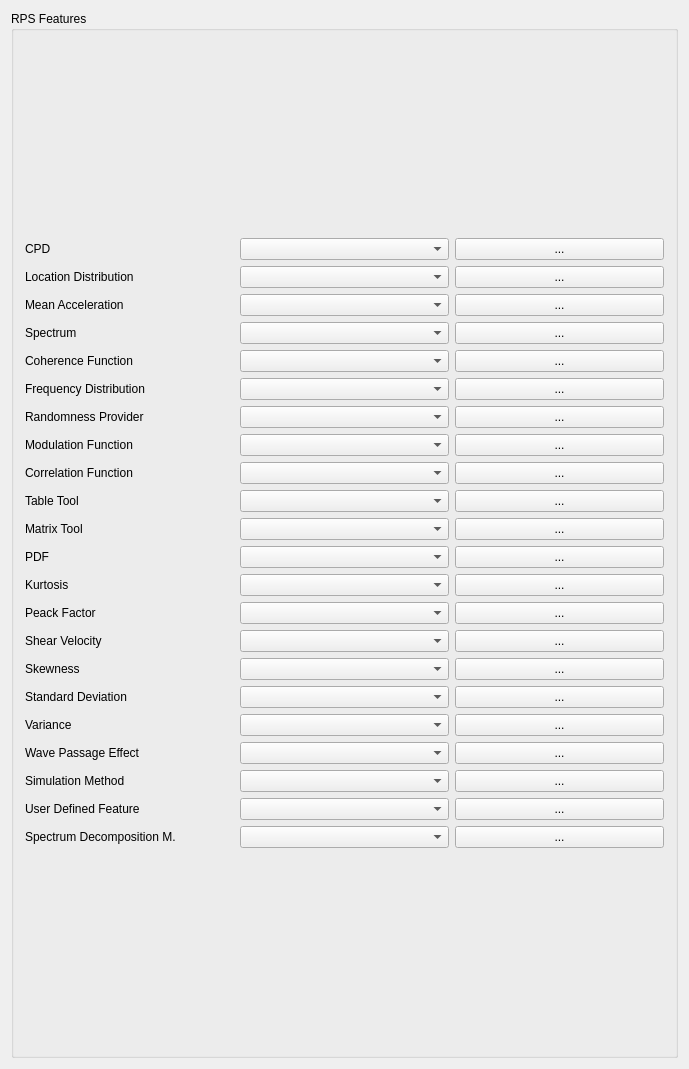
<?xml version="1.0" encoding="UTF-8"?>
<ui version="4.0">
 <class>SeismicLabGui::DlgSeismicLabFeatures</class>
 <widget class="QWidget" name="SeismicLabGui::DlgSeismicLabFeatures">
  <property name="geometry">
   <rect>
    <x>0</x>
    <y>0</y>
    <width>689</width>
    <height>1069</height>
   </rect>
  </property>
  <property name="windowTitle">
   <string>SeismicLab Features</string>
  </property>
  <property name="sizeGripEnabled" stdset="0">
   <bool>true</bool>
  </property>
  <layout class="QGridLayout" name="gridLayout">
   <item row="0" column="0">
    <widget class="QGroupBox" name="RotationGB">
     <property name="sizePolicy">
      <sizepolicy hsizetype="MinimumExpanding" vsizetype="Preferred">
       <horstretch>0</horstretch>
       <verstretch>0</verstretch>
      </sizepolicy>
     </property>
     <property name="toolTip">
      <string>Use custom vector for pad direction otherwise
the sketch plane's normal vector will be used</string>
     </property>
     <property name="title">
      <string>RPS Features</string>
     </property>
     <layout class="QVBoxLayout" name="verticalLayout_3">
      <item>
       <layout class="QGridLayout" name="gridLayout_2" columnstretch="0,0,0">
        <item row="17" column="1">
         <widget class="QComboBox" name="standardDeviationComboBox"/>
        </item>
        <item row="7" column="0">
         <widget class="QLabel" name="label_6">
          <property name="text">
           <string>Randomness Provider</string>
          </property>
         </widget>
        </item>
        <item row="9" column="0">
         <widget class="QLabel" name="label_8">
          <property name="text">
           <string>Correlation Function</string>
          </property>
         </widget>
        </item>
        <item row="15" column="1">
         <widget class="QComboBox" name="shearVelocityomboBox"/>
        </item>
        <item row="1" column="0">
         <widget class="QLabel" name="labelXSkew">
          <property name="text">
           <string>Location Distribution</string>
          </property>
         </widget>
        </item>
        <item row="5" column="2">
         <widget class="QPushButton" name="coherenceFunctionPushButton">
          <property name="sizePolicy">
           <sizepolicy hsizetype="Preferred" vsizetype="Fixed">
            <horstretch>0</horstretch>
            <verstretch>0</verstretch>
           </sizepolicy>
          </property>
          <property name="text">
           <string>...</string>
          </property>
         </widget>
        </item>
        <item row="6" column="0">
         <widget class="QLabel" name="label_5">
          <property name="text">
           <string>Frequency Distribution</string>
          </property>
         </widget>
        </item>
        <item row="2" column="0">
         <widget class="QLabel" name="labelYSkew">
          <property name="text">
           <string>Mean Acceleration</string>
          </property>
         </widget>
        </item>
        <item row="1" column="2">
         <widget class="QPushButton" name="locationDistributionPushButton">
          <property name="sizePolicy">
           <sizepolicy hsizetype="Preferred" vsizetype="Fixed">
            <horstretch>0</horstretch>
            <verstretch>0</verstretch>
           </sizepolicy>
          </property>
          <property name="text">
           <string>...</string>
          </property>
         </widget>
        </item>
        <item row="0" column="2">
         <widget class="QPushButton" name="CPDpushButton">
          <property name="sizePolicy">
           <sizepolicy hsizetype="Preferred" vsizetype="Fixed">
            <horstretch>0</horstretch>
            <verstretch>0</verstretch>
           </sizepolicy>
          </property>
          <property name="text">
           <string>...</string>
          </property>
         </widget>
        </item>
        <item row="20" column="2">
         <widget class="QPushButton" name="simulationMethodPushButton">
          <property name="sizePolicy">
           <sizepolicy hsizetype="Preferred" vsizetype="Fixed">
            <horstretch>0</horstretch>
            <verstretch>0</verstretch>
           </sizepolicy>
          </property>
          <property name="text">
           <string>...</string>
          </property>
         </widget>
        </item>
        <item row="19" column="0">
         <widget class="QLabel" name="label_21">
          <property name="text">
           <string>Wave Passage Effect</string>
          </property>
         </widget>
        </item>
        <item row="0" column="1">
         <widget class="QComboBox" name="CPDComboBox"/>
        </item>
        <item row="21" column="1">
         <widget class="QComboBox" name="userDefinedFeatureCcomboBox"/>
        </item>
        <item row="22" column="2">
         <widget class="QPushButton" name="spectrumDecompositionPushButton">
          <property name="sizePolicy">
           <sizepolicy hsizetype="Preferred" vsizetype="Fixed">
            <horstretch>0</horstretch>
            <verstretch>0</verstretch>
           </sizepolicy>
          </property>
          <property name="text">
           <string>...</string>
          </property>
         </widget>
        </item>
        <item row="8" column="1">
         <widget class="QComboBox" name="modulationFunctionComboBox"/>
        </item>
        <item row="8" column="0">
         <widget class="QLabel" name="label_7">
          <property name="text">
           <string>Modulation Function</string>
          </property>
         </widget>
        </item>
        <item row="18" column="0">
         <widget class="QLabel" name="label_20">
          <property name="text">
           <string>Variance</string>
          </property>
         </widget>
        </item>
        <item row="20" column="1">
         <widget class="QComboBox" name="simulationMethodComboBox"/>
        </item>
        <item row="7" column="1">
         <widget class="QComboBox" name="randomnessProviderComboBox"/>
        </item>
        <item row="14" column="0">
         <widget class="QLabel" name="label_13">
          <property name="text">
           <string>Peack Factor</string>
          </property>
         </widget>
        </item>
        <item row="14" column="1">
         <widget class="QComboBox" name="peakFactorComboBox"/>
        </item>
        <item row="17" column="0">
         <widget class="QLabel" name="label_17">
          <property name="text">
           <string>Standard Deviation</string>
          </property>
         </widget>
        </item>
        <item row="1" column="1">
         <widget class="QComboBox" name="lacationDistributionComboBox"/>
        </item>
        <item row="13" column="1">
         <widget class="QComboBox" name="KurtosisComboBox"/>
        </item>
        <item row="0" column="0">
         <widget class="QLabel" name="label_9">
          <property name="text">
           <string>CPD</string>
          </property>
         </widget>
        </item>
        <item row="12" column="1">
         <widget class="QComboBox" name="PDFComboBox"/>
        </item>
        <item row="14" column="2">
         <widget class="QPushButton" name="peakFactorPushButton">
          <property name="sizePolicy">
           <sizepolicy hsizetype="Preferred" vsizetype="Fixed">
            <horstretch>0</horstretch>
            <verstretch>0</verstretch>
           </sizepolicy>
          </property>
          <property name="text">
           <string>...</string>
          </property>
         </widget>
        </item>
        <item row="9" column="1">
         <widget class="QComboBox" name="correlationFunctionComboBox"/>
        </item>
        <item row="15" column="2">
         <widget class="QPushButton" name="shearVelocityPushButton">
          <property name="sizePolicy">
           <sizepolicy hsizetype="Preferred" vsizetype="Fixed">
            <horstretch>0</horstretch>
            <verstretch>0</verstretch>
           </sizepolicy>
          </property>
          <property name="text">
           <string>...</string>
          </property>
         </widget>
        </item>
        <item row="10" column="2">
         <widget class="QPushButton" name="tableToolPushButton">
          <property name="sizePolicy">
           <sizepolicy hsizetype="Preferred" vsizetype="Fixed">
            <horstretch>0</horstretch>
            <verstretch>0</verstretch>
           </sizepolicy>
          </property>
          <property name="text">
           <string>...</string>
          </property>
         </widget>
        </item>
        <item row="15" column="0">
         <widget class="QLabel" name="label_15">
          <property name="text">
           <string>Shear Velocity</string>
          </property>
         </widget>
        </item>
        <item row="22" column="0">
         <widget class="QLabel" name="label">
          <property name="text">
           <string>Spectrum Decomposition M.</string>
          </property>
         </widget>
        </item>
        <item row="11" column="1">
         <widget class="QComboBox" name="matrixToolComboBox"/>
        </item>
        <item row="13" column="2">
         <widget class="QPushButton" name="kurtosisPushButton">
          <property name="sizePolicy">
           <sizepolicy hsizetype="Preferred" vsizetype="Fixed">
            <horstretch>0</horstretch>
            <verstretch>0</verstretch>
           </sizepolicy>
          </property>
          <property name="text">
           <string>...</string>
          </property>
         </widget>
        </item>
        <item row="21" column="0">
         <widget class="QLabel" name="label_23">
          <property name="text">
           <string>User Defined Feature</string>
          </property>
         </widget>
        </item>
        <item row="11" column="2">
         <widget class="QPushButton" name="correlationFunctionPushButton_2">
          <property name="sizePolicy">
           <sizepolicy hsizetype="Preferred" vsizetype="Fixed">
            <horstretch>0</horstretch>
            <verstretch>0</verstretch>
           </sizepolicy>
          </property>
          <property name="text">
           <string>...</string>
          </property>
         </widget>
        </item>
        <item row="9" column="2">
         <widget class="QPushButton" name="correlationFunctionPushButton">
          <property name="sizePolicy">
           <sizepolicy hsizetype="Preferred" vsizetype="Fixed">
            <horstretch>0</horstretch>
            <verstretch>0</verstretch>
           </sizepolicy>
          </property>
          <property name="text">
           <string>...</string>
          </property>
         </widget>
        </item>
        <item row="18" column="2">
         <widget class="QPushButton" name="variancePushButton">
          <property name="sizePolicy">
           <sizepolicy hsizetype="Preferred" vsizetype="Fixed">
            <horstretch>0</horstretch>
            <verstretch>0</verstretch>
           </sizepolicy>
          </property>
          <property name="text">
           <string>...</string>
          </property>
         </widget>
        </item>
        <item row="3" column="0">
         <widget class="QLabel" name="labelZSkew">
          <property name="text">
           <string>Spectrum</string>
          </property>
         </widget>
        </item>
        <item row="17" column="2">
         <widget class="QPushButton" name="standardDeviationPushButton">
          <property name="sizePolicy">
           <sizepolicy hsizetype="Preferred" vsizetype="Fixed">
            <horstretch>0</horstretch>
            <verstretch>0</verstretch>
           </sizepolicy>
          </property>
          <property name="text">
           <string>...</string>
          </property>
         </widget>
        </item>
        <item row="5" column="1">
         <widget class="QComboBox" name="coherenceFunctionComboBox"/>
        </item>
        <item row="6" column="2">
         <widget class="QPushButton" name="frequencyDistributionPushButton">
          <property name="sizePolicy">
           <sizepolicy hsizetype="Preferred" vsizetype="Fixed">
            <horstretch>0</horstretch>
            <verstretch>0</verstretch>
           </sizepolicy>
          </property>
          <property name="text">
           <string>...</string>
          </property>
         </widget>
        </item>
        <item row="22" column="1">
         <widget class="QComboBox" name="spectrumDecompositionMethodComboBox"/>
        </item>
        <item row="16" column="1">
         <widget class="QComboBox" name="skewnessComboBox"/>
        </item>
        <item row="5" column="0">
         <widget class="QLabel" name="label_4">
          <property name="text">
           <string>Coherence Function</string>
          </property>
         </widget>
        </item>
        <item row="10" column="0">
         <widget class="QLabel" name="label_24">
          <property name="text">
           <string>Table Tool</string>
          </property>
         </widget>
        </item>
        <item row="20" column="0">
         <widget class="QLabel" name="label_22">
          <property name="text">
           <string>Simulation Method</string>
          </property>
         </widget>
        </item>
        <item row="12" column="2">
         <widget class="QPushButton" name="PDFPushButton">
          <property name="sizePolicy">
           <sizepolicy hsizetype="Preferred" vsizetype="Fixed">
            <horstretch>0</horstretch>
            <verstretch>0</verstretch>
           </sizepolicy>
          </property>
          <property name="text">
           <string>...</string>
          </property>
         </widget>
        </item>
        <item row="10" column="1">
         <widget class="QComboBox" name="tableToolComboBox"/>
        </item>
        <item row="16" column="2">
         <widget class="QPushButton" name="skewnessPushButton">
          <property name="sizePolicy">
           <sizepolicy hsizetype="Preferred" vsizetype="Fixed">
            <horstretch>0</horstretch>
            <verstretch>0</verstretch>
           </sizepolicy>
          </property>
          <property name="text">
           <string>...</string>
          </property>
         </widget>
        </item>
        <item row="19" column="2">
         <widget class="QPushButton" name="wavePassageEffectPushButton">
          <property name="sizePolicy">
           <sizepolicy hsizetype="Preferred" vsizetype="Fixed">
            <horstretch>0</horstretch>
            <verstretch>0</verstretch>
           </sizepolicy>
          </property>
          <property name="text">
           <string>...</string>
          </property>
         </widget>
        </item>
        <item row="21" column="2">
         <widget class="QPushButton" name="userDefinedFeaturePushButton">
          <property name="sizePolicy">
           <sizepolicy hsizetype="Preferred" vsizetype="Fixed">
            <horstretch>0</horstretch>
            <verstretch>0</verstretch>
           </sizepolicy>
          </property>
          <property name="text">
           <string>...</string>
          </property>
         </widget>
        </item>
        <item row="11" column="0">
         <widget class="QLabel" name="label_25">
          <property name="text">
           <string>Matrix Tool</string>
          </property>
         </widget>
        </item>
        <item row="7" column="2">
         <widget class="QPushButton" name="randomnessProviderPushButton">
          <property name="sizePolicy">
           <sizepolicy hsizetype="Preferred" vsizetype="Fixed">
            <horstretch>0</horstretch>
            <verstretch>0</verstretch>
           </sizepolicy>
          </property>
          <property name="text">
           <string>...</string>
          </property>
         </widget>
        </item>
        <item row="19" column="1">
         <widget class="QComboBox" name="wavePassageEffectComboBox"/>
        </item>
        <item row="3" column="2">
         <widget class="QPushButton" name="spectrumPushButton">
          <property name="sizePolicy">
           <sizepolicy hsizetype="Preferred" vsizetype="Fixed">
            <horstretch>0</horstretch>
            <verstretch>0</verstretch>
           </sizepolicy>
          </property>
          <property name="text">
           <string>...</string>
          </property>
         </widget>
        </item>
        <item row="3" column="1">
         <widget class="QComboBox" name="spectrumComboBox"/>
        </item>
        <item row="12" column="0">
         <widget class="QLabel" name="label_10">
          <property name="text">
           <string>PDF</string>
          </property>
         </widget>
        </item>
        <item row="6" column="1">
         <widget class="QComboBox" name="frequencyDistributionComboBox"/>
        </item>
        <item row="2" column="1">
         <widget class="QComboBox" name="meanAccelerationProfileComboBox"/>
        </item>
        <item row="18" column="1">
         <widget class="QComboBox" name="varianceComboBox"/>
        </item>
        <item row="13" column="0">
         <widget class="QLabel" name="label_12">
          <property name="text">
           <string>Kurtosis</string>
          </property>
         </widget>
        </item>
        <item row="16" column="0">
         <widget class="QLabel" name="label_16">
          <property name="text">
           <string>Skewness</string>
          </property>
         </widget>
        </item>
        <item row="2" column="2">
         <widget class="QPushButton" name="meanAccelerationProfilePushButton">
          <property name="sizePolicy">
           <sizepolicy hsizetype="Preferred" vsizetype="Fixed">
            <horstretch>0</horstretch>
            <verstretch>0</verstretch>
           </sizepolicy>
          </property>
          <property name="text">
           <string>...</string>
          </property>
         </widget>
        </item>
        <item row="8" column="2">
         <widget class="QPushButton" name="modulationFunctionPpushButton">
          <property name="sizePolicy">
           <sizepolicy hsizetype="Preferred" vsizetype="Fixed">
            <horstretch>0</horstretch>
            <verstretch>0</verstretch>
           </sizepolicy>
          </property>
          <property name="text">
           <string>...</string>
          </property>
         </widget>
        </item>
       </layout>
      </item>
     </layout>
    </widget>
   </item>
  </layout>
 </widget>
 <layoutdefault spacing="6" margin="11"/>
 <resources>
  <include location="Resources/SeismicLab.qrc"/>
 </resources>
 <connections/>
</ui>
